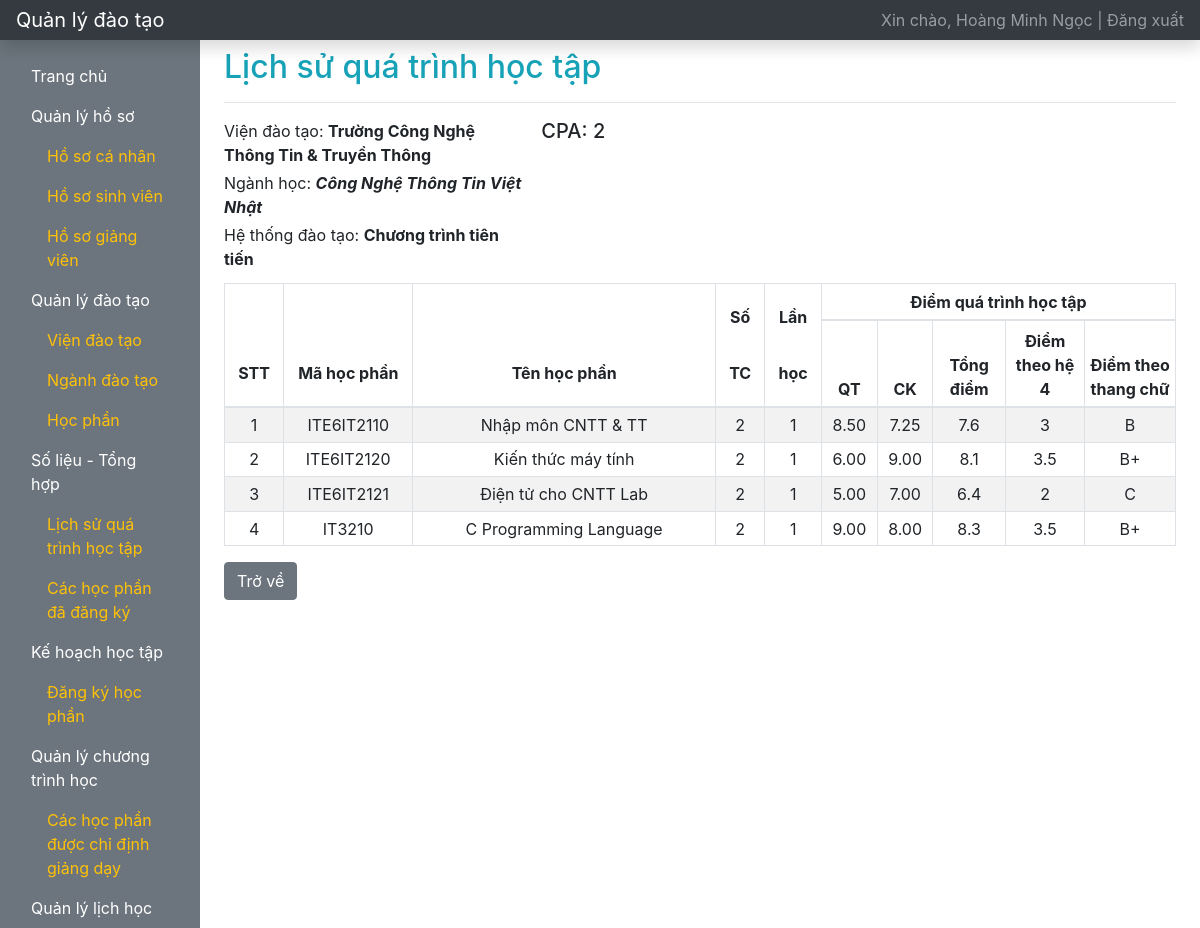
The page /index.php?r=lich-su-qua-trinh-hoc-tap (signed in) on the database its author committed.
### tables this page shows
CREATE TABLE `user` (
  `id` int(11) NOT NULL,
  `username` varchar(64) NOT NULL,
  `password` varchar(128) NOT NULL,
  `user_type` varchar(32) NOT NULL,
  `user_code` varchar(32) DEFAULT NULL,
  `fullname` varchar(128) NOT NULL,
  `dob` date NOT NULL,
  `phone_number` varchar(15) DEFAULT NULL,
  `email` varchar(64) DEFAULT NULL,
  `address` varchar(512) DEFAULT NULL,
  `status` varchar(32) NOT NULL DEFAULT 'active'
);

CREATE TABLE `training_institute` (
  `id` int(11) NOT NULL,
  `training_institute_code` varchar(32) NOT NULL,
  `training_institute_name` varchar(128) NOT NULL
);

CREATE TABLE `training_majors` (
  `id` int(11) NOT NULL,
  `training_institute_code` varchar(32) NOT NULL,
  `training_system_code` varchar(32) NOT NULL,
  `training_majors_code` varchar(32) NOT NULL,
  `training_majors_name` varchar(128) NOT NULL
);

CREATE TABLE `training_system` (
  `id` int(11) NOT NULL,
  `training_system_code` varchar(32) NOT NULL,
  `training_system_name` varchar(128) NOT NULL
);

### WEB/function.php (called while the page is built, shortened)
<?php
    function getInfoLoginFromSession()
    {
        $key = 'user_login';
        if (isset($_SESSION[$key])) {
            $data = $_SESSION[$key];
            return $data;
        }
        return array();
    }
    function getFullnameUserLogin()
    {
        $info_user = getInfoLoginFromSession();
        if (empty($info_user) == false) {
            $fullname = $info_user['fullname'];
            return $fullname;
        }
        return '';
    }
    function getUserIdLogin()
    {
        $info_user = getInfoLoginFromSession();
        if (empty($info_user) == false) {
            $fullname = $info_user['id'];
            return $fullname;
        }
        return '';
    }
?>

### WEB/database.php (called while the page is built, shortened)
<?php
    function getOne($instance_db, $sql)
    {
        $stmt = $instance_db->prepare($sql);
        $stmt->setFetchMode(PDO::FETCH_ASSOC);
        $stmt->execute();
        return $stmt->fetch();
    }
    function getAll($instance_db, $sql)
    {
        $stmt = $instance_db->prepare($sql);
        $stmt->setFetchMode(PDO::FETCH_ASSOC);
        $stmt->execute();
        $data = array();
        while ($row = $stmt->fetch()) {
            $data[] = $row;
        }
        return $data;
    }
    function getInfoLogin($instance_db, $username, $password)
    {
        $sql = "SELECT * FROM USER WHERE USERNAME = '{$username}' AND PASSWORD = '{$password}'";
        return getOne($instance_db, $sql);
    }
?>

### WEB/lich-su-qua-trinh-hoc-tap.php (the view, shortened to what this page needs)
<?php
    $sql1 = "SELECT TRAINING_INSTITUTE_NAME, TRAINING_MAJORS_NAME FROM PROFILE AS P INNER JOIN TRAINING_INSTITUTE AS TI ON P.TRAINING_INSTITUTE_CODE = TI.TRAINING_INSTITUTE_CODE " .
            "INNER JOIN TRAINING_MAJORS AS TM ON TI.TRAINING_INSTITUTE_CODE = TM.TRAINING_INSTITUTE_CODE WHERE P.USER_ID = {$user_id}";
    $training_institute = getOne($connect, $sql1);
    $sql2 = "SELECT TRAINING_SYSTEM_NAME FROM TRAINING_SYSTEM AS TS INNER JOIN TRAINING_MAJORS AS TM ON TS.TRAINING_SYSTEM_CODE = TM.TRAINING_SYSTEM_CODE " .
            "INNER JOIN TRAINING_INSTITUTE AS TI ON TM.TRAINING_INSTITUTE_CODE = TI.TRAINING_INSTITUTE_CODE " .
            "INNER JOIN PROFILE AS P ON TI.TRAINING_INSTITUTE_CODE = P.TRAINING_INSTITUTE_CODE WHERE P.USER_ID = {$user_id}";
    $training_system = getOne($connect, $sql2);
    $sql3 = "SELECT S.SUBJECT_CODE, SUBJECT_NAME, NUM_OF_CREDIT, POINT_TYPE, POINT FROM SUBJECT AS S INNER JOIN STUDYING AS ST ON S.SUBJECT_CODE = ST.SUBJECT_CODE RIGHT JOIN POINT AS P ON ST.ID = P.STUDY_ID WHERE ST.STUDENT_ID = {$user_id}";
    $studying = getAll($connect, $sql3);
    $data_filter = array();
    foreach ($studying as $data) {
        $key = $data['SUBJECT_CODE'];
        if (isset($data_filter[$key]) == false) {
            $data_filter[$key] = array(
                'SUBJECT_CODE' => $data['SUBJECT_CODE'],
                'SUBJECT_NAME' => $data['SUBJECT_NAME'],
                'NUM_OF_CREDIT' => $data['NUM_OF_CREDIT'],
                'POINT' => array(
                    $data['POINT_TYPE'] => $data['POINT']
                )
            );
        } else {
            $data_filter[$key]['POINT'][$data['POINT_TYPE']] = $data['POINT'];
        }
    }
    function calculateGPA($data_point)
    {
        $d = 0.0;
        $t = 0.0;
        foreach ($data_point as $data) {
            $point = calculatePoint($data['POINT']);
            $d += $point['D'];
            $t += (float)$point['D'] * (int)$data['NUM_OF_CREDIT'];
        }
        return round($t / (float)$d, 2);
    }
    function calculatePoint($point)
    {
        $sum = 0.0;
        $d = 0.0;
        foreach ($point as $point_type => $p) {
            if ($point_type == 'QT') {
                $sum += $p * 0.3;
            } elseif ($point_type == 'CK') {
                $sum += $p * 0.7;
            }
        }
        if ($sum >= 9.5) {
            $char = 'A+';
            $d = 4.0;
        } elseif ($sum >= 8.5) {
            $char = 'A';
            $d = 4.0;
        } elseif ($sum >= 8.0) {
            $char = 'B+';
            $d = 3.5;
        } elseif ($sum >= 7.0) {
            $char = 'B';
            $d = 3.0;
        } elseif ($sum >= 6.5) {
            $char = 'C+';
            $d = 2.5;
        } elseif ($sum >= 5.5) {
            $char = 'C';
            $d = 2.0;
        } elseif ($sum >= 5.0) {
            $char = 'D+';
            $d = 1.5;
        } elseif ($sum >= 4.0) {
            $char = 'D';
            $d = 1.0;
        } else {
            $char = 'F';
        }
        return array(
            'SUM' => round($sum, 1),
            'D' => $d,
            'CHAR' => $char
        );
    }
?>
<h2 class=" mt-2 text-info">Lịch sử quá trình học tập</h2>
<hr>
<div class="container-fluid">
    <div class="row">
        <div class="col-sm-4 pl-0">
            <p class="mb-1">Viện đào tạo: <b><?= $training_institute['TRAINING_INSTITUTE_NAME']?></b></p>
            <p class="mb-1">Ngành học: <b><i><?= $training_institute['TRAINING_MAJORS_NAME']?></i></b></p>
            <p class="mb-1">Hệ thống đào tạo: <b><?= $training_system['TRAINING_SYSTEM_NAME']?></b></p>
        </div>
        <div class="col-sm-3 pl-0">
            <h5 class="mb-1">CPA: <?= calculateGPA($data_filter)?></h5>
        </div>
    </div>
</div>
<div class="table-responsive mt-2">
    <table class="table table-striped table-sm table-bordered table-hover">
        <thead>
            <tr>
                <th class="text-center" style="width: 3%; line-height: 350%;" rowspan="2">STT</th>
                <th class="text-center" style="width: 6%; line-height: 350%;" rowspan="2">Mã học phần</th>
                <th class="text-center" style="width: 20%; line-height: 350%;" rowspan="2">Tên học phần</th>
                <th class="text-center" style="width: 3%; line-height: 350%;" rowspan="2">Số TC</th>
                <th class="text-center" style="width: 3%; line-height: 350%;" rowspan="2">Lần học</th>
                <th class="text-center" style="width: 8%;" colspan="5">Điểm quá trình học tập</th>
            </tr>
            <tr>
                <th class="text-center" style="width: 2%;">QT</th>
                <th class="text-center" style="width: 2%;">CK</th>
                <th class="text-center" style="width: 4%;">Tổng điểm</th>
                <th class="text-center" style="width: 5%;">Điểm theo hệ 4</th>
                <th class="text-center" style="width: 6%;">Điểm theo thang chữ</th>
            </tr>
        </thead>
        <tbody>
        <?php
        $stt = 1;
        foreach ($data_filter as $data) {
            ?>
            <tr>
                <td class="text-center"><?= $stt?></td>
                <td class="text-center"><?= $data['SUBJECT_CODE']?></td>
                <td class="text-center"><?= $data['SUBJECT_NAME']?></td>
                <td class="text-center"><?= $data['NUM_OF_CREDIT']?></td>
                <td class="text-center">1</td>
                <?php
                foreach ($data['POINT'] as $point_type => $p) {
                ?>
                    <td class="text-center"><?= $p?></td>
                <?php
                }
                $point_cal = calculatePoint($data['POINT']);
                ?>
                <td class="text-center"><?= $point_cal['SUM']?></td>
                <td class="text-center"><?= $point_cal['D']?></td>
                <td class="text-center"><?= $point_cal['CHAR']?></td>
            </tr>
        <?php
        $stt++;
        }
        ?>
        </tbody>
    </table>
</div>
<a href="?r=trang-chu" class="btn btn-secondary">Trở về</a>

### WEB/layouts/topbar.php
<nav class="navbar navbar-dark sticky-top bg-dark flex-md-nowrap p-0 shadow">
    <a class="navbar-brand col-md-3 col-lg-2 mr-0 px-3" href="?r=trang-chu">Quản lý đào tạo</a>
    <ul class="navbar-nav px-3">
        <li class="nav-item text-nowrap">
            <a class="nav-link" href="dang-xuat.php">Xin chào, <?= getFullnameUserLogin()?> | Đăng xuất</a>
        </li>
    </ul>
</nav>

### rows shown on the page
user: fullname "Hoàng Minh Ngọc"
training_institute: training_institute_name "Trường Công Nghệ Thông Tin & Truyền Thông"
training_majors: training_majors_name "Công Nghệ Thông Tin Việt Nhật"
training_system: training_system_name "Chương trình tiên tiến"

### other values the page prints
calculateGPA($data_filter) "2"
$data['SUBJECT_CODE'] "ITE6IT2110"
$data['SUBJECT_NAME'] "Nhập môn CNTT & TT"
$data['NUM_OF_CREDIT'] "2"
$p "8.50"
$p "7.25"
$point_cal['SUM'] "7.6"
$point_cal['D'] "3"
$point_cal['CHAR'] "B"
$data['SUBJECT_CODE'] "ITE6IT2120"
$data['SUBJECT_NAME'] "Kiến thức máy tính"
$p "6.00"
$p "9.00"
$point_cal['SUM'] "8.1"
$point_cal['D'] "3.5"
